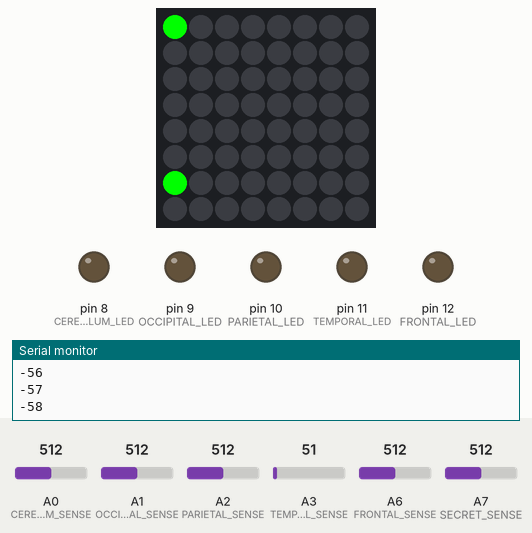
A sketch run on a simulated Arduino Nano, built with avr-gcc and run on an emulated ATmega328P. Parts: 8×8 RGB LED matrix (first LED top left, wired row by row), output pins drawn as LEDs (lit = HIGH), the last lines printed to the serial monitor. Inputs (shaded band) come from the test bench; at power-on: A3 (TEMPORAL_SENSE) = 51, A0 (CEREBELLUM_SENSE) = 512, A1 (OCCIPITAL_SENSE) = 512, A2 (PARIETAL_SENSE) = 512, A6 (FRONTAL_SENSE) = 512, A7 (SECRET_SENSE) = 512. Random numbers use the default seed unless the sketch sets one.

Above: at 3.62 s.
3.7 s: A3 (TEMPORAL_SENSE) set to 61
At 3.73 s:
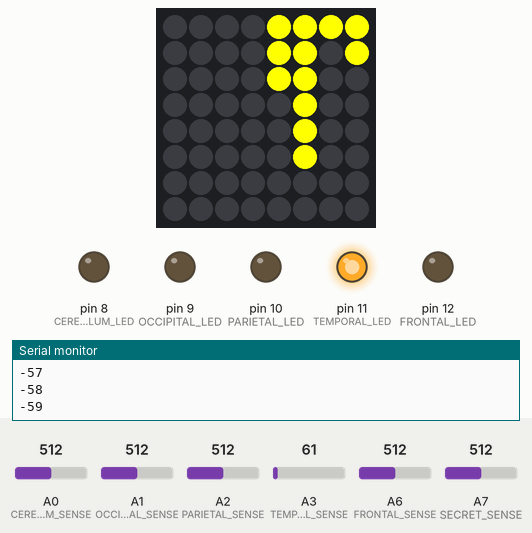
5.3 s: A0 (CEREBELLUM_SENSE) set to 716
At 5.31 s:
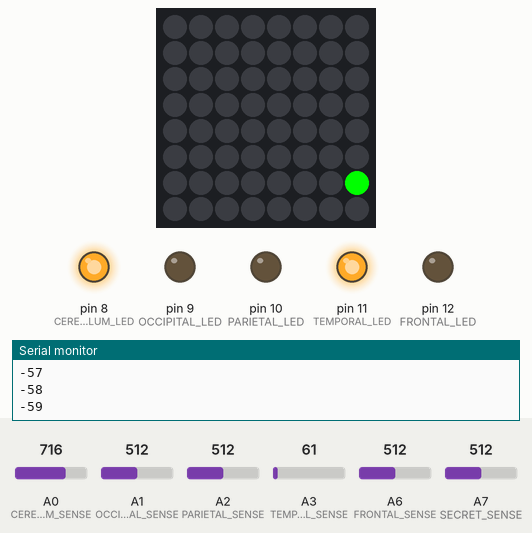
Timing chart, 0 to 8.3 s (numbered marks = the images above; inputs shaded):
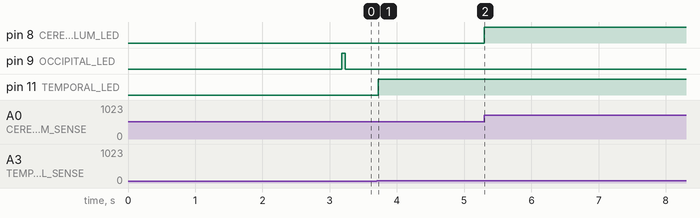

Measured:
- after the input at 5.3 s, pin 8 (CEREBELLUM_LED): LOW → HIGH at once

The sketch:

OutreachBrain.ino
```cpp
// by Matt Gaidica, PhD | gaidica@wustl.edu
// Neurotech Hub | WUSTL
#include <Wire.h>
#include <Adafruit_GFX.h>
#include "Adafruit_LEDBackpack.h"

#define CEREBELLUM_LED 8
#define OCCIPITAL_LED 9
#define PARIETAL_LED 10
#define TEMPORAL_LED 11
#define FRONTAL_LED 12

#define CEREBELLUM_SENSE A0
#define OCCIPITAL_SENSE A1
#define PARIETAL_SENSE A2
#define TEMPORAL_SENSE A3
#define FRONTAL_SENSE A6
#define SECRET_SENSE A7

#define CAL_SAMPLES 10
int cerebellum_cal[CAL_SAMPLES];
int occipital_cal[CAL_SAMPLES];
int parietal_cal[CAL_SAMPLES];
int temporal_cal[CAL_SAMPLES];
int frontal_cal[CAL_SAMPLES];
int secret_cal[CAL_SAMPLES];

int cerebellum_offset = 0;
int occipital_offset = 0;
int parietal_offset = 0;
int temporal_offset = 0;
int frontal_offset = 0;
int secret_offset = 0;
float sense_std = 0;

Adafruit_BicolorMatrix matrix = Adafruit_BicolorMatrix();

void setup() {
  Serial.begin(115200);
  pinMode(CEREBELLUM_LED, OUTPUT);
  pinMode(OCCIPITAL_LED, OUTPUT);
  pinMode(PARIETAL_LED, OUTPUT);
  pinMode(TEMPORAL_LED, OUTPUT);
  pinMode(FRONTAL_LED, OUTPUT);

  pinMode(CEREBELLUM_SENSE, INPUT);
  pinMode(OCCIPITAL_SENSE, INPUT);
  pinMode(PARIETAL_SENSE, INPUT);
  pinMode(TEMPORAL_SENSE, INPUT);
  pinMode(FRONTAL_SENSE, INPUT);
  pinMode(SECRET_SENSE, INPUT);

  resetLEDs();

  matrix.begin(0x70);  // pass in the address
  randomSeed(analogRead(0));

  for (int i = 0; i < CAL_SAMPLES; i++) {
    cerebellum_cal[i] = analogRead(CEREBELLUM_SENSE);
    occipital_cal[i] = analogRead(OCCIPITAL_SENSE);
    parietal_cal[i] = analogRead(PARIETAL_SENSE);
    temporal_cal[i] = analogRead(TEMPORAL_SENSE);
    frontal_cal[i] = analogRead(FRONTAL_SENSE);
    secret_cal[i] = analogRead(SECRET_SENSE);
    delay(10);
  }
  cerebellum_offset = calculateMean(cerebellum_cal, CAL_SAMPLES);
  occipital_offset = calculateMean(occipital_cal, CAL_SAMPLES);
  parietal_offset = calculateMean(parietal_cal, CAL_SAMPLES);
  temporal_offset = calculateMean(temporal_cal, CAL_SAMPLES);
  frontal_offset = calculateMean(frontal_cal, CAL_SAMPLES);
  secret_offset = calculateMean(secret_cal, CAL_SAMPLES);
  sense_std = 8;  //calculateStandardDeviation(secret_cal, CAL_SAMPLES);

  // while (true) {
  //   int cerebellum = analogRead(CEREBELLUM_SENSE);
  //   int occipital = analogRead(OCCIPITAL_SENSE);
  //   int parietal = analogRead(PARIETAL_SENSE);
  //   int temporal = analogRead(TEMPORAL_SENSE);
  //   int frontal = analogRead(FRONTAL_SENSE);
  //   int secret = analogRead(SECRET_SENSE);
  //   Serial.print(cerebellum);
  //   Serial.print(",");
  //   Serial.print(occipital);
  //   Serial.print(",");
  //   Serial.print(parietal);
  //   Serial.print(",");
  //   Serial.print(temporal);
  //   Serial.print(",");
  //   Serial.print(frontal);
  //   Serial.print(",");
  //   Serial.println(secret);
  //   delay(100);
  //   lightLEDs();
  //   delay(200);
  // }
}

void lightLEDs() {
}

static const uint8_t PROGMEM
  waveform00_bmp[] = {
    B00000010,
    B00000110,
    B00011100,
    B11110000,
    B00011111,
    B00000001,
    B00000011,
    B00000010
  },
  waveform01_bmp[] = { B00011000, B00110000, B11100000, B00110000, B00011000, B00001111, B00001100, B00011000 }, waveform02_bmp[] = { B00000001, B00111111, B00000011, B00001111, B00000011, B11111111, B00000011, B00000001 }, waveform03_bmp[] = { B11000000, B10000000, B11111110, B11100000, B11000000, B10000000, B11111100, B11100000 }, waveform04_bmp[] = { B00011000, B01110000, B00011111, B11110000, B00011110, B00011000, B01110000, B00011000 };

void resetLEDs() {
  digitalWrite(CEREBELLUM_LED, LOW);
  digitalWrite(OCCIPITAL_LED, LOW);
  digitalWrite(PARIETAL_LED, LOW);
  digitalWrite(TEMPORAL_LED, LOW);
  digitalWrite(FRONTAL_LED, LOW);
}

void lightRandomLED() {
  resetLEDs();
  if (random(2)) {
    digitalWrite(CEREBELLUM_LED, HIGH);
  }
  if (random(2)) {
    digitalWrite(OCCIPITAL_LED, HIGH);
  }
  if (random(2)) {
    digitalWrite(PARIETAL_LED, HIGH);
  }
  if (random(2)) {
    digitalWrite(TEMPORAL_LED, HIGH);
  }
  if (random(2)) {
    digitalWrite(FRONTAL_LED, HIGH);
  }
}

int x_min = -8, x_max = 8, x = -8;
int text_min = -80, text_max = 8, text = -80;
long magnetTimer = 0;
void loop() {
  bool magnetPresent = false;
  if (x >= x_max) {
    x = x_min;
  }
  x++;

  if (text <= text_min) {
    text = text_max;
  }
  text--;

  matrix.clear();
  // matrix.setCursor(x, 0);
  // matrix.print("Hello");
  // matrix.drawBitmap(0, x, waveform01_bmp, 8, 8, LED_GREEN);

  int cerebellum = analogRead(CEREBELLUM_SENSE);
  int occipital = analogRead(OCCIPITAL_SENSE);
  int parietal = analogRead(PARIETAL_SENSE);
  int temporal = analogRead(TEMPORAL_SENSE);
  int frontal = analogRead(FRONTAL_SENSE);
  int secret = analogRead(SECRET_SENSE);

  int cer_val = abs(cerebellum - cerebellum_offset);
  int occ_val = abs(occipital - occipital_offset);
  int par_val = abs(parietal - parietal_offset);
  int tem_val = abs(temporal - temporal_offset);
  int fro_val = abs(frontal - frontal_offset);

  if (cer_val > sense_std) {
    if (!magnetPresent) {
      digitalWrite(CEREBELLUM_LED, HIGH);
      matrix.drawBitmap(0, x, waveform00_bmp, 8, 8, LED_GREEN);
      magnetPresent = true;
    }
  } else {
    digitalWrite(CEREBELLUM_LED, LOW);
  }
  if (occ_val > sense_std) {
    if (!magnetPresent) {
      digitalWrite(OCCIPITAL_LED, HIGH);
      matrix.drawBitmap(0, x, waveform01_bmp, 8, 8, LED_GREEN);
      magnetPresent = true;
    }
  } else {
    digitalWrite(OCCIPITAL_LED, LOW);
  }
  if (par_val > sense_std) {
    if (!magnetPresent) {
      digitalWrite(PARIETAL_LED, HIGH);
      matrix.drawBitmap(0, x, waveform02_bmp, 8, 8, LED_RED);
      magnetPresent = true;
    }
  } else {
    digitalWrite(PARIETAL_LED, LOW);
  }
  if (tem_val > sense_std) {
    if (!magnetPresent) {
      digitalWrite(TEMPORAL_LED, HIGH);
      matrix.drawBitmap(0, x, waveform03_bmp, 8, 8, LED_YELLOW);
      magnetPresent = true;
    }
  } else {
    digitalWrite(TEMPORAL_LED, LOW);
  }
  if (fro_val > sense_std) {
    if (!magnetPresent) {
      digitalWrite(FRONTAL_LED, HIGH);
      matrix.drawBitmap(0, x, waveform04_bmp, 8, 8, LED_RED);
      magnetPresent = true;
    }
  } else {
    digitalWrite(FRONTAL_LED, LOW);
  }

  if (magnetPresent) {
    magnetTimer = millis();
  } else {
    if (millis() - magnetTimer > 3000) {
      matrix.setRotation(2);
      matrix.setTextWrap(false);  // we dont want text to wrap so it scrolls nicely
      matrix.setTextColor(LED_GREEN);
      matrix.setCursor(text, 0);
      Serial.println(text);
      matrix.print("BRAIN GAME");
      matrix.setRotation(3);  // reset
      if (text % 10 == 0) {
        lightRandomLED();
      }
    }
  }
  matrix.writeDisplay();
  delay(50);
  // matrix.clear();
  // matrix.drawBitmap(0, 0, smile_bmp, 8, 8, LED_GREEN);
  // matrix.writeDisplay();
  // lightRandomLED();
  // delay(500);

  // matrix.clear();
  // matrix.drawBitmap(0, 0, neutral_bmp, 8, 8, LED_YELLOW);
  // matrix.writeDisplay();
  // lightRandomLED();
  // delay(500);

  // matrix.clear();
  // matrix.drawBitmap(0, 0, frown_bmp, 8, 8, LED_RED);
  // matrix.writeDisplay();
  // lightRandomLED();
  // delay(500);

  // matrix.clear();
  // matrix.drawRect(0, 0, 8, 8, LED_RED);
  // matrix.fillRect(2, 2, 4, 4, LED_GREEN);
  // matrix.writeDisplay();  // write the changes we just made to the display
  // lightRandomLED();
  // delay(500);

  // matrix.clear();
  // matrix.drawCircle(3, 3, 3, LED_YELLOW);
  // matrix.writeDisplay();  // write the changes we just made to the display
  // lightRandomLED();
  // delay(500);

  // matrix.setTextWrap(false);  // we dont want text to wrap so it scrolls nicely
  // matrix.setTextColor(LED_GREEN);
  // positive number shifts left
}

float calculateStandardDeviation(int arr[], int size) {
  float mean = 0;
  float sum = 0;
  float stdDev = 0;

  // Calculate the mean
  for (int i = 0; i < size; i++) {
    mean += arr[i];
  }
  mean /= size;

  // Calculate the sum of squared differences from the mean
  for (int i = 0; i < size; i++) {
    sum += pow(arr[i] - mean, 2);
  }

  // Calculate the standard deviation
  stdDev = sqrt(sum / size);

  return stdDev;
}

float calculateMean(int arr[], int size) {
  float sum = 0;
  for (int i = 0; i < size; i++) {
    sum += arr[i];
  }
  return sum / size;
}
```
